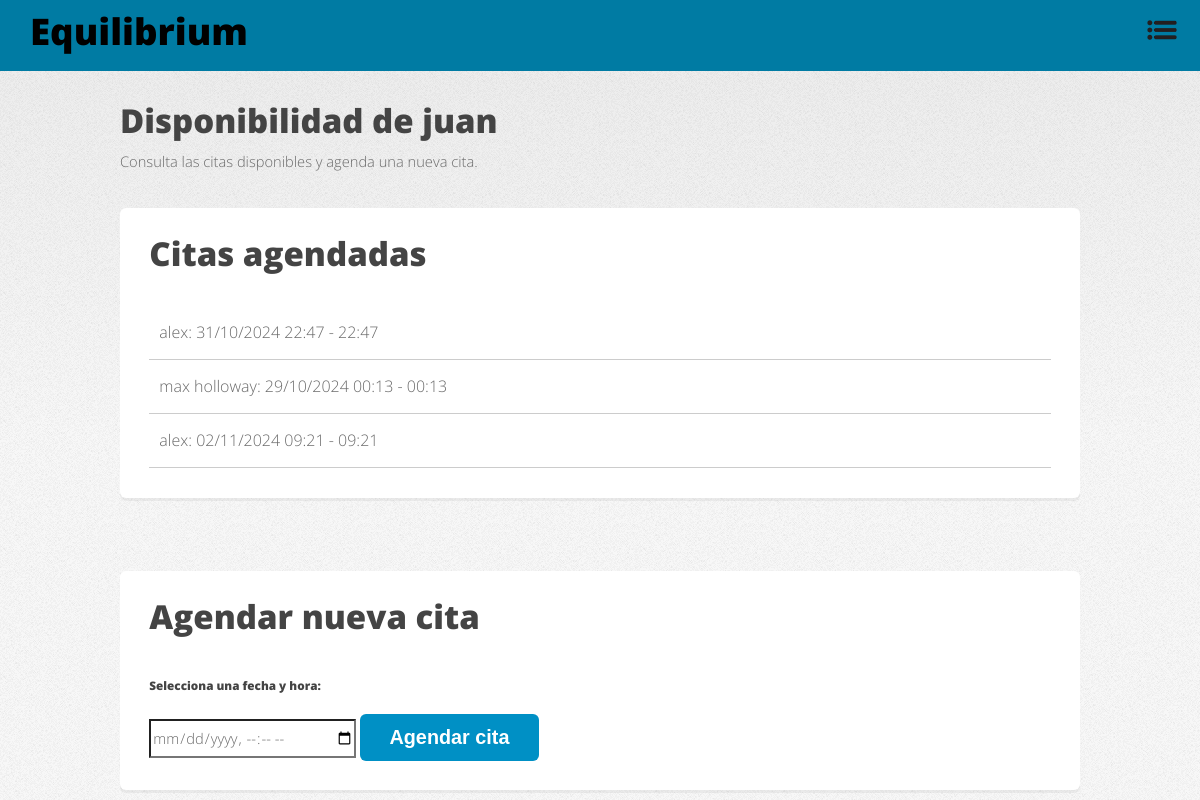
Before: /psychologist/1/schedule/ (signed in) with the older database file.
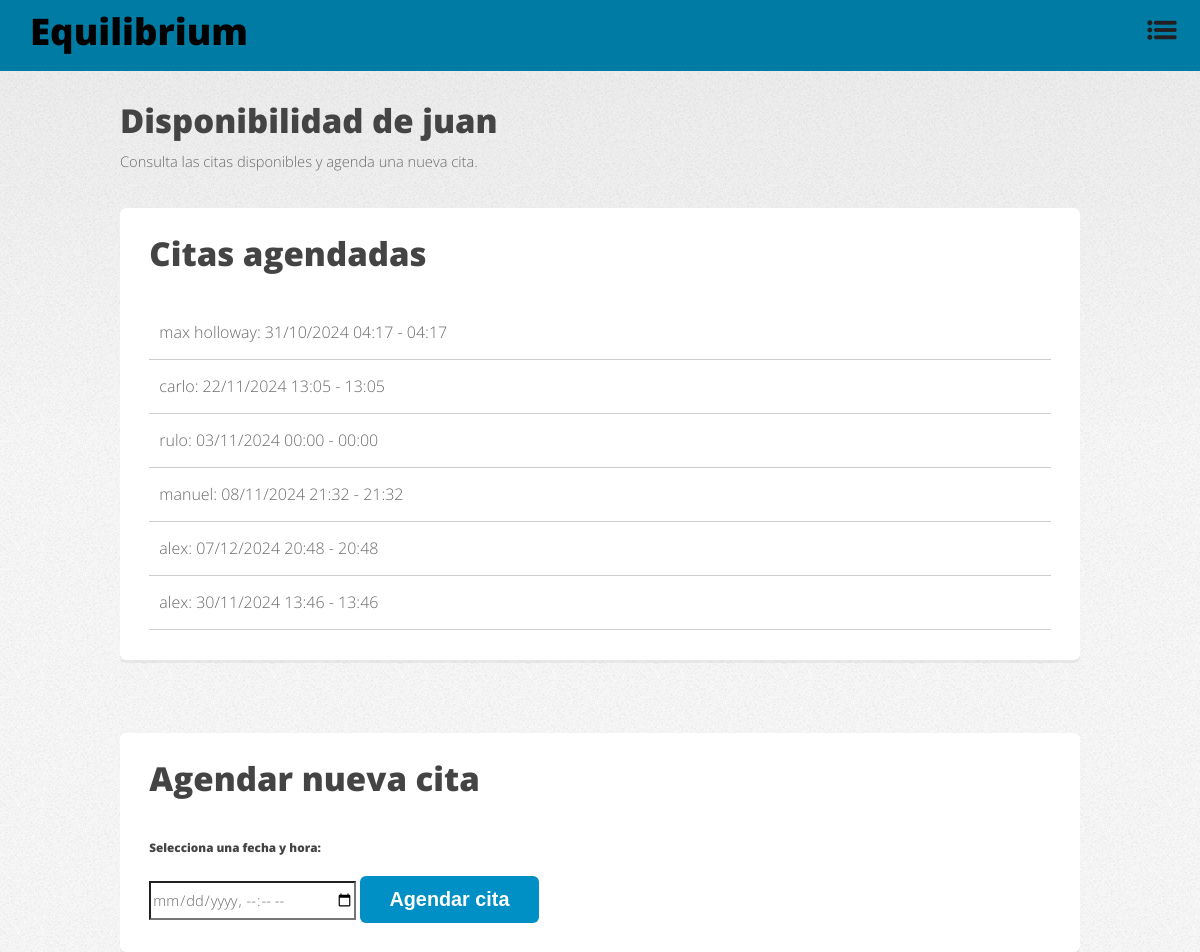
After: the same page with the newer database file.
### main/models.py (models this page shows, shortened)
class Appointment(models.Model):
    student = models.ForeignKey('Student', on_delete=models.CASCADE)
    psychologist = models.ForeignKey('Psychologist', on_delete=models.CASCADE)
    start_time = models.DateTimeField()
    end_time = models.DateTimeField()

class Student(models.Model):
    user = models.OneToOneField(User, on_delete=models.CASCADE, related_name='student_profile')
    name = models.CharField(max_length=100)
    age = models.IntegerField()
    email = models.EmailField(unique=True)
    student_number = models.CharField(max_length=20, unique=True)
    location = models.CharField(max_length=100)
    profile_photo = models.ImageField(upload_to='profile_photos/', null=True, blank=True)
    psychologist = models.ForeignKey(
        Psychologist,
        on_delete=models.SET_NULL,
        null=True,
        blank=True,
        related_name='assigned_students'
    )

### main/views.py (the view, shortened to what this page needs)
# urls.py: path('psychologist/<int:psychologist_id>/schedule/', views.psychologist_schedule, name='psychologist_schedule'),
@login_required
def psychologist_schedule(request, psychologist_id):
    psychologist = get_object_or_404(Psychologist, id=psychologist_id)
    appointments = Appointment.objects.filter(psychologist=psychologist)
    if hasattr(request.user, 'student_profile'):
        student = request.user.student_profile
    else:
        return render(request, 'psychologist_schedule.html', {
            'psychologist': psychologist,
            'appointments': appointments,
            'error': 'Solo los estudiantes pueden agendar citas.'
        })

### main/templates/psychologist_schedule.html (shortened to what this page needs)
<!DOCTYPE html>
<html lang="es">
<head>
    {% load static %}
    <link rel="stylesheet" href="{% static 'css/fontawesome-all.min.css' %}">
    <link rel="stylesheet" href="{% static 'css/main.css' %}">
</head>
<body class="is-preload">
    <div id="page-wrapper">
        <div class="blue-bar">
            <h1 id="logo"><a href="{% url 'home' %}">Equilibrium</a></h1>
            <nav id="nav">
                <ul>
                    <li class="dropdown">
                        <a href="javascript:void(0)" class="dropbtn">
                            <img src="{% static 'img/menu-icon.png' %}" alt="Menú" class="menu-icon">
                        </a>
                    </li>
                </ul>
            </nav>
        </div>
        <section id="main" class="container">
            <header class="major">
                <br>
                <h2>Disponibilidad de {{ psychologist.name }}</h2>
                <p>Consulta las citas disponibles y agenda una nueva cita.</p>
            </header>
            <section class="box special">
                <h2>Citas agendadas</h2>
                {% for appointment in appointments %}
                <div class="appointment-item">
                    <span>{{ appointment.student.name }}: {{ appointment.start_time|date:"d/m/Y H:i" }} - {{ appointment.end_time|date:"H:i" }}</span>
                </div>
                {% empty %}
                <p>No hay citas agendadas para este psicólogo.</p>
                {% endfor %}
            </section>
            <section class="box special">
                <h2>Agendar nueva cita</h2>
                <form method="POST">
                    <label for="date">Selecciona una fecha y hora:</label>
                    <input type="datetime-local" name="date" required>
                    <button type="submit" class="button primary">Agendar cita</button>
                </form>
            </section>
        </section>
    </div>
</body>
</html>

Changed rows visible on the page:
removed Appointment: student.name "alex", start_time "31/10/2024 22:47", end_time "22:47"
removed Appointment: student.name "alex", start_time "02/11/2024 09:21", end_time "09:21"
changed Appointment "max holloway": start_time "29/10/2024 00:13" → "31/10/2024 04:17"; end_time "00:13" → "04:17"
added Appointment: student.name "carlo", start_time "22/11/2024 13:05", end_time "13:05"
added Appointment: student.name "rulo", start_time "03/11/2024 00:00", end_time "00:00"
added Appointment: student.name "manuel", start_time "08/11/2024 21:32", end_time "21:32"
added Appointment: student.name "alex", start_time "07/12/2024 20:48", end_time "20:48"
added Appointment: student.name "alex", start_time "30/11/2024 13:46", end_time "13:46"
